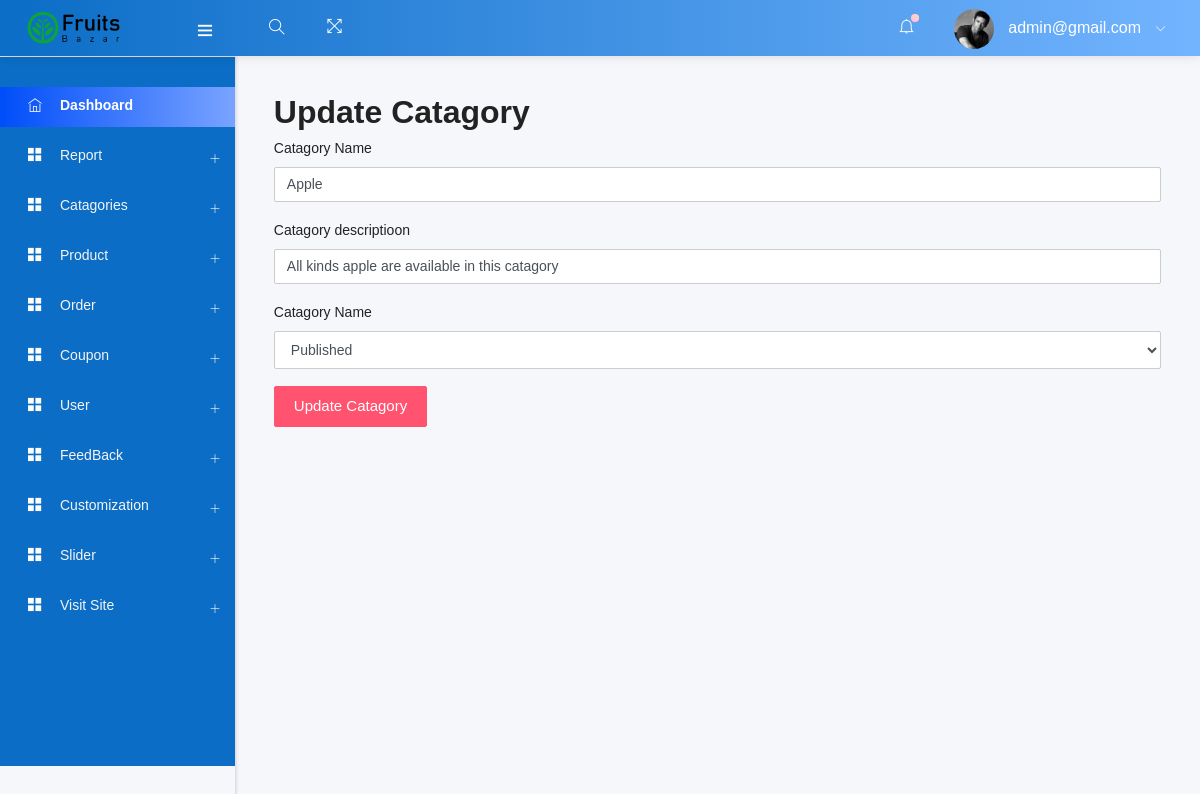
Page /admin/edit_cata.php?status=edit&&id=1 (signed in) on the committed database.
### tables this page shows
CREATE TABLE `add_logo` (
  `id` int(10) NOT NULL,
  `img` varchar(200) NOT NULL
);

CREATE TABLE `catagory` (
  `ctg_id` int(11) NOT NULL,
  `ctg_name` varchar(60) NOT NULL,
  `ctg_des` varchar(150) NOT NULL,
  `ctg_status` tinyint(3) NOT NULL
);

### admin/edit_cata.php (called while the page is built, shortened)
<?php
    include ("template.php");
?>

### admin/class/adminback.php (called while the page is built, shortened)
<?php
class  adminback
{
    private $connection;
    function __construct()
    {
        $dbhost = "localhost";
        $dbuser = "root";
        $dbpass = "";
        $dbname = "fruitecommerce";
        $this->connection = mysqli_connect($dbhost, $dbuser, $dbpass, $dbname);
    }
    function display_cataByID($id)
    {
        $query = "SELECT * FROM `catagory` WHERE ctg_id = $id";
        if (mysqli_query($this->connection, $query)) {
            $cata_info = mysqli_query($this->connection, $query);
            return mysqli_fetch_assoc($cata_info);
        }
    }
    function display_logo()
    {
        $query = "SELECT * FROM add_logo";
        if (mysqli_query($this->connection, $query)) {
            $pdt_info = mysqli_query($this->connection, $query);
            return $pdt_info;
        }
    }
}

### admin/views/edit_cata_view.php (the view, shortened to what this page needs)
<?php
    if(isset($_GET['status'])){
        if($_GET['status']=='edit'){
            $id = $_GET['id'];
           $cata = $obj->display_cataByID($id);
        }
    }
?>
<h2>Update Catagory</h2>
<form action="" method="post">
    <div class="form-group">
        <label for="u_ctg_name">Catagory Name</label>
        <input type="text" name="u_ctg_name" class="form-control" value="<?php echo $cata['ctg_name'] ?>">
    </div>
    <div class="form-group">
        <label for="u_ctg_des">Catagory descriptioon</label>
        <input type="text" name="u_ctg_des" class="form-control"  value="<?php echo $cata['ctg_des'] ?>">
    </div>
    <div class="form-group">
        <label for="u_ctg_status">Catagory Name</label>
        <select name="u_ctg_status" class="form-control">
            <option value="1">Published</option>
        </select>
    </div>
    <input type="submit" value="Update Catagory" name="update_ctg" class="btn btn-primary" >
</form>

### admin/includes/headernav.php (shortened to what this page needs)
<nav class="navbar header-navbar pcoded-header">
               <div class="navbar-wrapper">
                   <div class="navbar-logo">
                       <a class="mobile-menu" id="mobile-collapse" href="#!">
                           <i class="ti-menu"></i>
                       </a>
                       <a href="index.php">
                       <?php
                        $obj=new adminback();
                        $logo_info = $obj->display_logo();
                        $logo = mysqli_fetch_assoc($logo_info);
                       ?>
                           <img class="img-fluid" src="uploads/<?php echo $logo['img']; ?>" alt="Theme-Logo" />
                       </a>
                   </div>
                   <div class="navbar-container container-fluid">
                       <ul class="nav-left">
                           <li class="header-search">
                               <div class="main-search morphsearch-search">
                                   <div class="input-group">
                                       <input type="text" class="form-control">
                                       <span class="input-group-addon search-btn"><i class="ti-search"></i></span>
                                   </div>
                               </div>
                           </li>
                           <li>
                               <a href="#!" onclick="javascript:toggleFullScreen()">
                                   <i class="ti-fullscreen"></i>
                               </a>
                           </li>
                       </ul>
                       <ul class="nav-right">
                           <li class="header-notification">
                               <a href="#!">
                                   <i class="ti-bell"></i>
                                   <span class="badge bg-c-pink"></span>
                               </a>
                           </li>
                           <li class="user-profile header-notification">
                               <a href="#!">
                                   <img src="assets/images/avatar-4.jpg" class="img-radius" alt="User-Profile-Image">
                                   <span> <?php echo $admin_email ?> </span>
                                   <i class="ti-angle-down"></i>
                               </a>
                           </li>
                       </ul>
                   </div>
               </div>
           </nav>

### admin/includes/head.php (style rules this page uses)
.pcoded .pcoded-header[header-theme="theme5"] { background: -webkit-gradient(linear, left top, right top, from(#0071f3), to(#73b4ff)); background: linear-gradient(to right, #0b6dc6, #73b4ff); }
.btn-primary, .sweet-alert button.confirm, .wizard > .actions a { background-color: #ff5370; border-color: #ff5370; color: #fff; }

### rows in the picture
add_logo: img (picture)
catagory: u_ctg_name "Apple", u_ctg_des "All kinds apple are available in this catagory"

### other values in the picture
$admin_email "admin@gmail.com"
